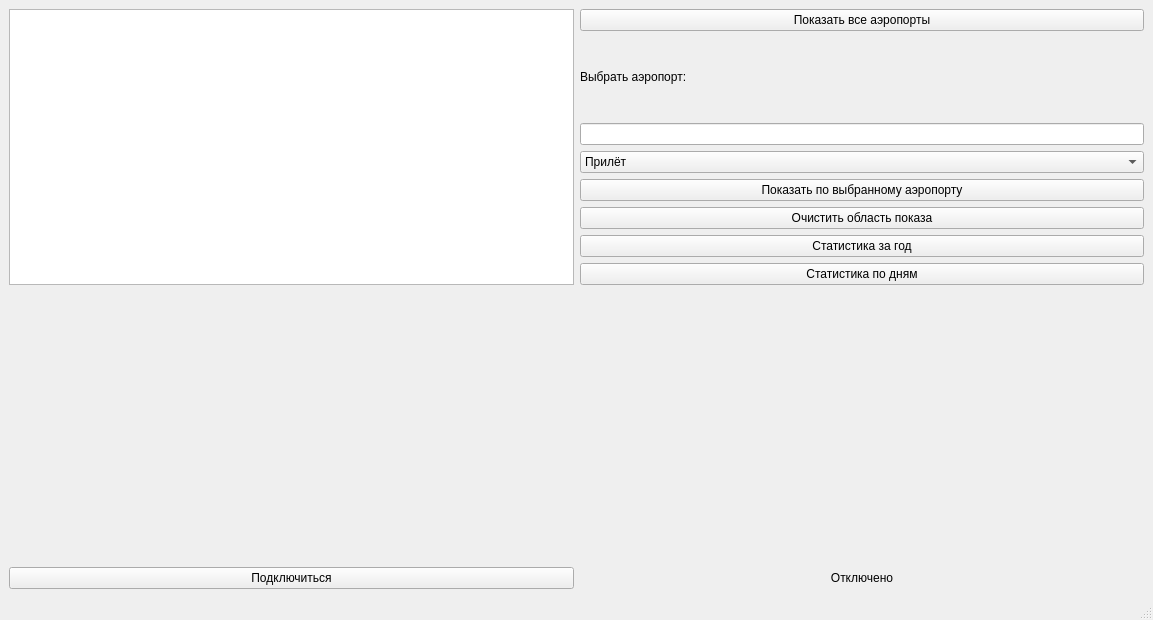
<?xml version="1.0" encoding="UTF-8"?>
<ui version="4.0">
 <class>MainWindow</class>
 <widget class="QMainWindow" name="MainWindow">
  <property name="geometry">
   <rect>
    <x>0</x>
    <y>0</y>
    <width>1153</width>
    <height>620</height>
   </rect>
  </property>
  <property name="windowTitle">
   <string>MainWindow</string>
  </property>
  <widget class="QWidget" name="centralwidget">
   <layout class="QVBoxLayout" name="verticalLayout_2">
    <item>
     <layout class="QHBoxLayout" name="horizontalLayout_2">
      <item>
       <widget class="QTableView" name="infoOutput"/>
      </item>
      <item>
       <layout class="QVBoxLayout" name="verticalLayout">
        <item>
         <widget class="QPushButton" name="showAllAirports">
          <property name="text">
           <string>Показать все аэропорты</string>
          </property>
         </widget>
        </item>
        <item>
         <widget class="QLabel" name="selectLabel">
          <property name="text">
           <string>Выбрать аэропорт:</string>
          </property>
         </widget>
        </item>
        <item>
         <widget class="QLineEdit" name="insertAirportName"/>
        </item>
        <item>
         <widget class="QComboBox" name="searchVarible">
          <item>
           <property name="text">
            <string>Прилёт</string>
           </property>
          </item>
          <item>
           <property name="text">
            <string>Отлёт</string>
           </property>
          </item>
         </widget>
        </item>
        <item>
         <widget class="QPushButton" name="showOneAirport">
          <property name="text">
           <string>Показать по выбранному аэропорту</string>
          </property>
         </widget>
        </item>
        <item>
         <widget class="QPushButton" name="cleanDisplay">
          <property name="text">
           <string>Очистить область показа</string>
          </property>
         </widget>
        </item>
        <item>
         <widget class="QPushButton" name="StatYear">
          <property name="text">
           <string>Статистика за год</string>
          </property>
         </widget>
        </item>
        <item>
         <widget class="QPushButton" name="StatDay">
          <property name="text">
           <string>Статистика по дням</string>
          </property>
         </widget>
        </item>
       </layout>
      </item>
     </layout>
    </item>
    <item>
     <spacer name="verticalSpacer">
      <property name="orientation">
       <enum>Qt::Orientation::Vertical</enum>
      </property>
      <property name="sizeHint" stdset="0">
       <size>
        <width>20</width>
        <height>257</height>
       </size>
      </property>
     </spacer>
    </item>
    <item>
     <layout class="QHBoxLayout" name="horizontalLayout">
      <item>
       <widget class="QPushButton" name="connectButton">
        <property name="text">
         <string>Подключиться</string>
        </property>
       </widget>
      </item>
      <item>
       <widget class="QLabel" name="connectStatus">
        <property name="text">
         <string>Отключено</string>
        </property>
        <property name="alignment">
         <set>Qt::AlignmentFlag::AlignCenter</set>
        </property>
       </widget>
      </item>
     </layout>
    </item>
   </layout>
  </widget>
  <widget class="QMenuBar" name="menubar">
   <property name="geometry">
    <rect>
     <x>0</x>
     <y>0</y>
     <width>1153</width>
     <height>22</height>
    </rect>
   </property>
  </widget>
  <widget class="QStatusBar" name="statusbar"/>
 </widget>
 <resources/>
 <connections/>
</ui>
